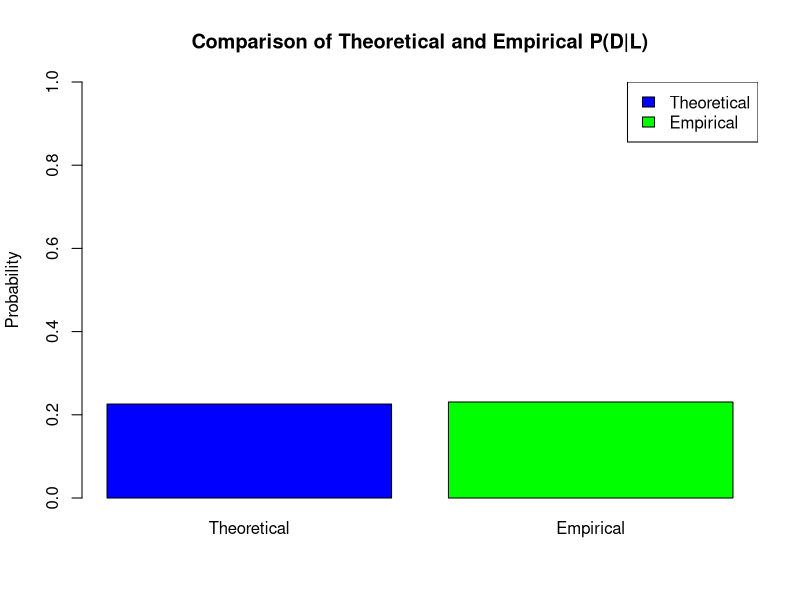

The R script that drew this image:
## ---- chunk 1
# Given probabilities
P_D <- 0.04              # P(D)
P_ND <- 0.96             # P(ND)
P_L_given_D <- 0.7       # P(L|D)
P_L_given_ND <- 0.1      # P(L|ND)

# Compute P(L)
P_L <- P_L_given_D * P_D + P_L_given_ND * P_ND

# Compute P(D|L)
P_D_given_L <- (P_L_given_D * P_D) / P_L

# Output the result
cat("Theoretical P(D|L):", P_D_given_L, "\n")
## ---- chunk 2
# Set seed for reproducibility
set.seed(123)

# Number of customers
n_customers <- 10000

# Generate random numbers for default assignment
random_defaults <- runif(n_customers)
default_status <- numeric(n_customers)

# Assign defaults based on P(D)
for (i in 1:n_customers) {
  if (random_defaults[i] <= P_D) {
    default_status[i] <- 1  # Default
  } else {
    default_status[i] <- 0  # Non-Default
  }
}

# Generate random numbers for low credit score assignment
random_low_credit <- runif(n_customers)
low_credit <- numeric(n_customers)

# Assign low credit scores based on default status
for (i in 1:n_customers) {
  if (default_status[i] == 1) {
    if (random_low_credit[i] <= P_L_given_D) {
      low_credit[i] <- 1  # Low Credit Score
    } else {
      low_credit[i] <- 0
    }
  } else {
    if (random_low_credit[i] <= P_L_given_ND) {
      low_credit[i] <- 1  # Low Credit Score
    } else {
      low_credit[i] <- 0
    }
  }
}

# Create a data frame of simulated customers
simulated_data <- data.frame(
  Default = default_status,
  LowCredit = low_credit
)

# Display the first few rows
head(simulated_data)
## ---- chunk 3
# Filter customers with low credit scores
low_credit_customers <- simulated_data[simulated_data$LowCredit == 1, ]

# Compute the proportion of low-credit customers who defaulted
empirical_P_D_given_L <- mean(low_credit_customers$Default)

# Output the result
cat("Empirical P(D|L):", empirical_P_D_given_L, "\n")
## ---- chunk 4
# Create a vector of probabilities
probabilities <- c(Theoretical = P_D_given_L, Empirical = empirical_P_D_given_L)

# Bar plot
barplot(probabilities, 
        col = c("blue", "green"), 
        ylim = c(0, 1), 
        main = "Comparison of Theoretical and Empirical P(D|L)",
        ylab = "Probability",
        names.arg = c("Theoretical", "Empirical"))

# Add legend
legend("topright", 
       legend = c("Theoretical", "Empirical"), 
       fill = c("blue", "green"))
